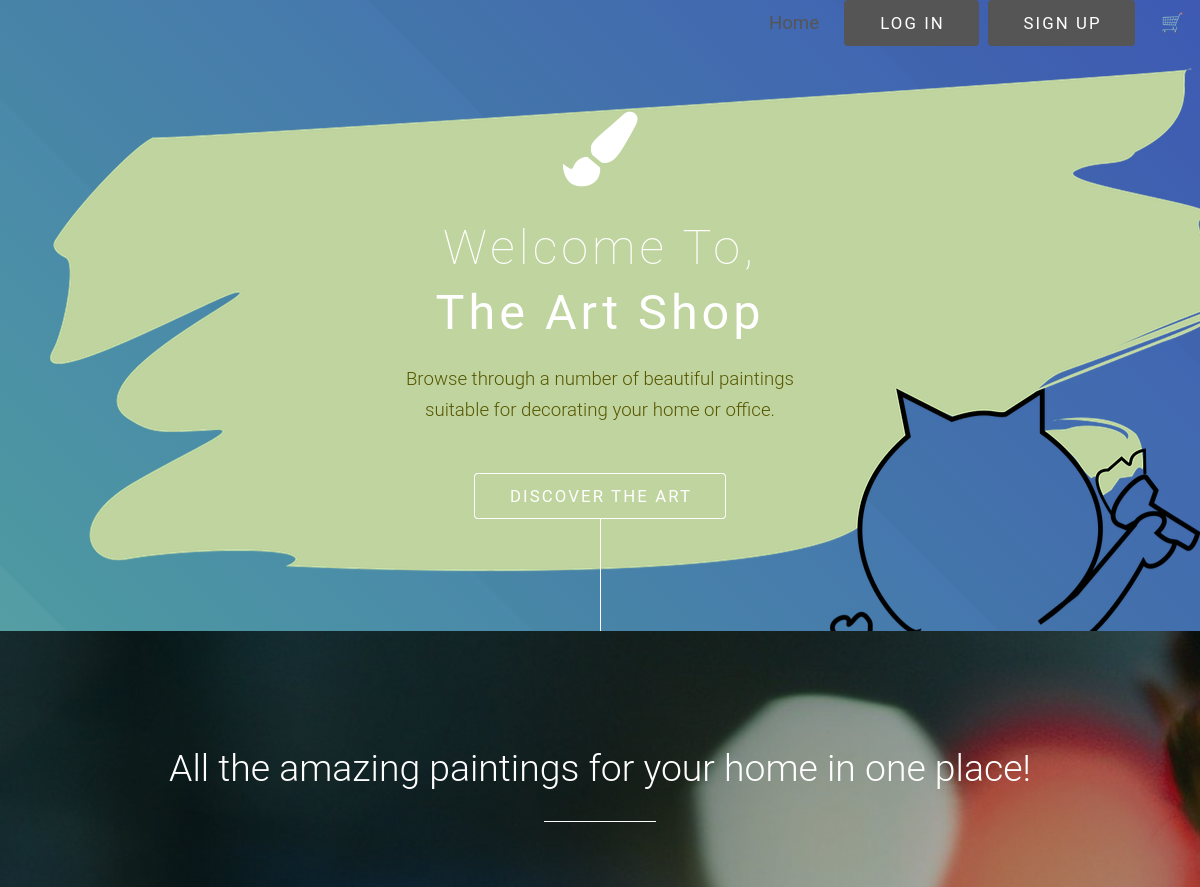
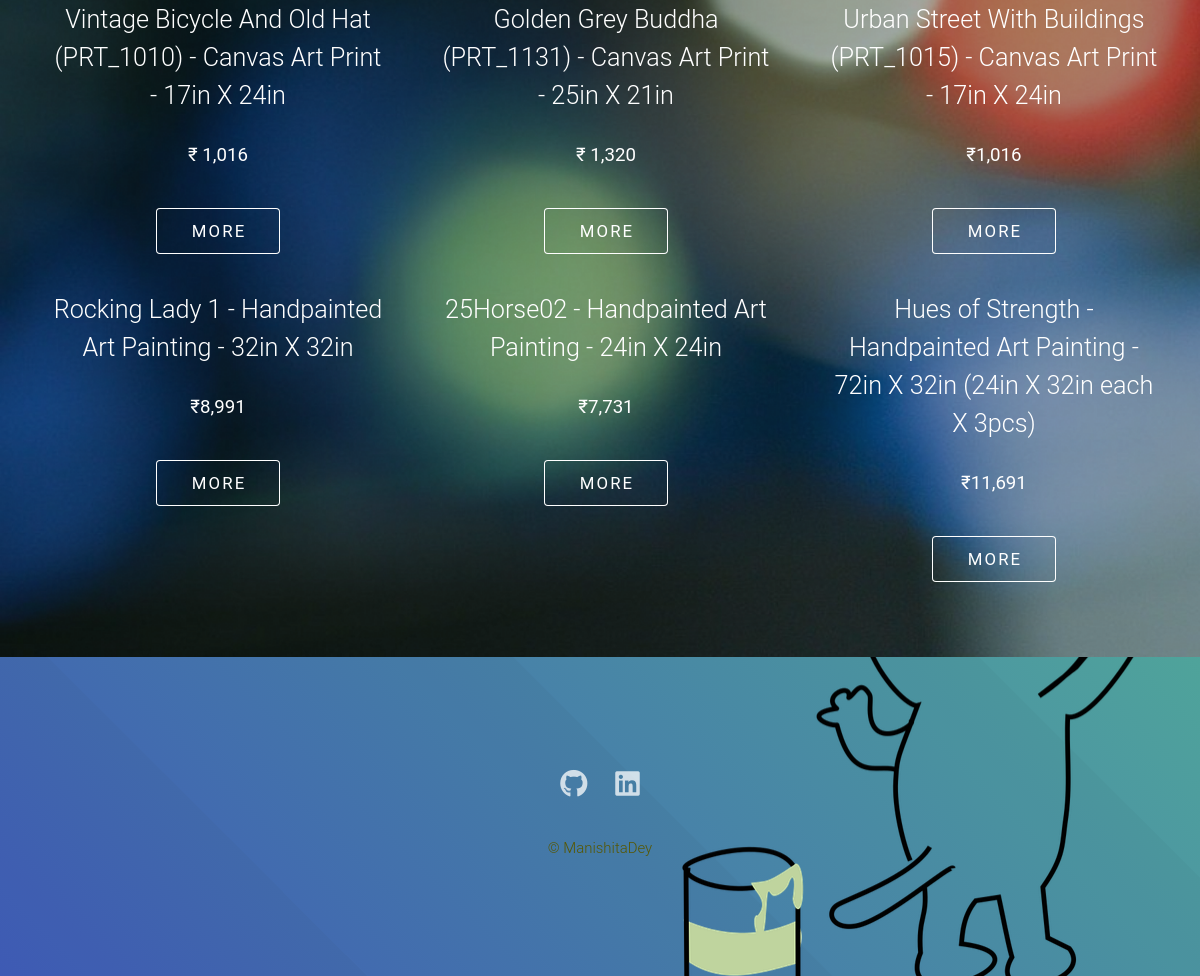
The page / on the database its author committed (2 pictures, top to bottom).
### main.py (models this page shows)
class Product(db.Model):
    __tablename__ = 'product'
    id = db.Column(db.Integer, primary_key = True)
    name = db.Column(db.String(500), nullable = False)
    size = db.Column(db.String(250), nullable = True)
    price = db.Column(db.String(250), nullable = False)
    image = db.Column(db.String(1000), nullable = False)

### main.py (the view)
@app.route('/')
def home():
    all_products = db.session.query(Product).all()
    return render_template('index.html', products = all_products)

### templates/index.html (shortened to what this page needs)
<!DOCTYPE HTML>
<html>
	<head>
		<link href="https://cdn.jsdelivr.net/npm/bootstrap@5.0.2/dist/css/bootstrap.min.css" rel="stylesheet">
		<link rel="stylesheet" href="../static/assets/css/main.css" />
	</head>
	<body class="is-preload">
<div style="background-color:#b5c491;">
					<ul class="nav fixed-top nav-pills justify-content-end">
						  <li class="nav-item">
    <a class="nav-link " href="{{url_for('home')}}">
		<strong>
		</strong></a>
  </li>
						{% if not current_user.is_authenticated %}
  <li class="nav-item">
	  <a href="{{url_for('login')}}" class="button primary">Log in</a></li>
						<li class = "nav-item"><a href="{{url_for('register')}}" class="button primary">Sign Up</a></li>
						{% else %}
						<li class = "nav-item"><a href="{{url_for('logout')}}" class="button primary">Log Out</a></li>
						{% endif %}
						<li class="nav-item">
    <a class="nav-link " href="{{url_for('cart')}}"><strong>🛒</strong></a>
  </li>
</ul>
</div>
			<section id="header">
				<div class="inner">
					<span class="icon solid major fa-paint-brush"></span>
					<h1>Welcome to, <br />
						<strong>The Art Shop</strong> </h1>
					<p style = "color:#575700;">Browse through a number of beautiful paintings<br />
					suitable for decorating your home or office. </p>
					<ul class="actions special">
						<li><a href="#two" class="button scrolly">Discover <strong>The Art</strong></a></li>
					</ul>
				</div>
			</section>
			<section id="two" class="main style2 special">
				<div class="container">
					<header class="major">
						<h2>All the amazing paintings for your home in one place!</h2>
					</header>
					<div class="row gtr-150">
						{% for product in products %}
						<div class="col-4 col-12-medium">
							<a href="{{url_for('show',prod_id = product.id)}}"><h3>{{product.name}}</h3></a>
							<p><strong>₹{{product.price}}</strong></p>
							<ul class="actions special">
								<li><a href="{{url_for('show',prod_id = product.id)}}" class="button">More</a></li>
							</ul>
						</div>
						{% endfor %}
					</div>
				</div>
			</section>
			<section id="footer">
				<ul class="icons">
					<li><a href="https://github.com/manishita-dey" class="icon brands alt fa-github"><span class="label">GitHub</span></a></li>
					<li><a href="https://www.linkedin.com/in/manishita-dey-9a9115135/" class="icon brands alt fa-linkedin"><span class="label">LinkedIn</span></a></li>
				</ul>
				<ul class="copyright">
					<li style="color:#575700">&copy; ManishitaDey</li>				</ul>
			</section>
	</body>
</html>

### rows shown on the page
Product: name "Vintage Bicycle And Old Hat (PRT_1010) - Canvas Art Print - 17in X 24in", price "1,016"
Product: name "Golden Grey Buddha (PRT_1131) - Canvas Art Print - 25in X 21in", price "1,320"
Product: name "Urban Street With Buildings (PRT_1015) - Canvas Art Print - 17in X 24in", price "1,016"
Product: name "Rocking Lady 1 - Handpainted Art Painting - 32in X 32in", price "8,991"
Product: name "25Horse02 - Handpainted Art Painting - 24in X 24in", price "7,731"
Product: name "Hues of Strength - Handpainted Art Painting - 72in X 32in (24in X 32in each X 3pcs)", price "11,691"
